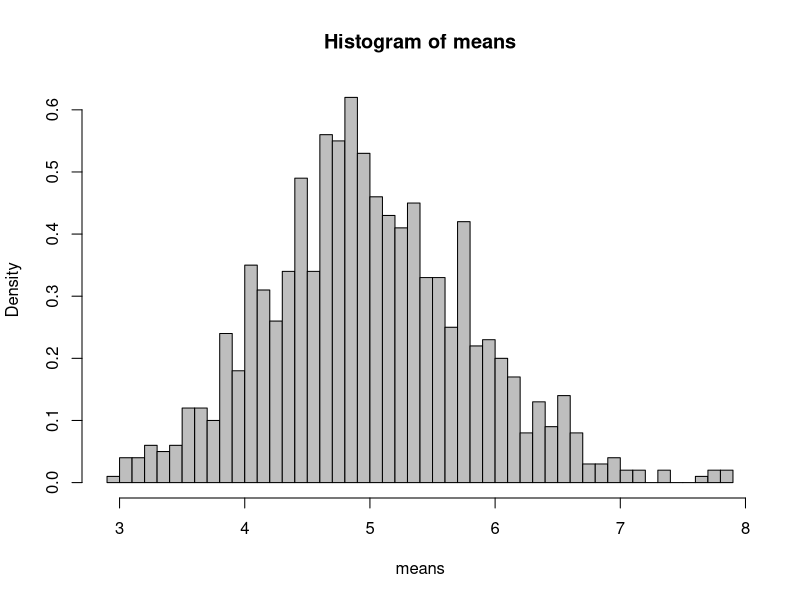
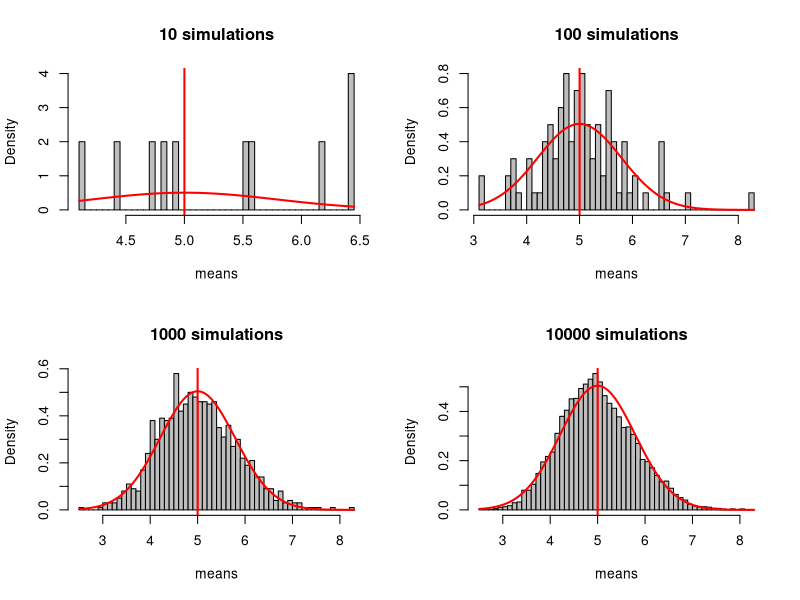

These charts were generated, in order, by the following R code:
## ---- chunk 1
set.seed(0)

lambda <- 0.2
sampleSize <- 40
simulationsNumber <- 1000

simulate <- function(n) {rowMeans(matrix(rexp(sampleSize * n, lambda), nrow=n))}

means <- simulate(simulationsNumber)
hist(means, breaks =50, freq = F, col = "grey")
## ---- chunk 2
(sampleTheoreticalMean <- populationMean <- 1/lambda)
## ---- chunk 3
mean(means)
## ---- chunk 4
populationSd <- 1/lambda
populationVar <- populationSd^2
(sampleTheoreticalVar <- populationVar/sampleSize)
## ---- chunk 5
var(means)
## ---- chunk 6
sampleTheoreticalSd <- sqrt(sampleTheoreticalVar)

par(mfrow=c(2,2))
for (n in 10^(1:4)) {
  hist(simulate(n), freq = F, breaks=50,
           col = "grey", main = paste (n, 'simulations'), xlab = 'means')
  curve(dnorm(x, mean=sampleTheoreticalMean, sd=sampleTheoreticalSd),
           col = 'red', add = TRUE, lwd=2)
  abline(v=sampleTheoreticalMean, col="red", lwd=2)
}
